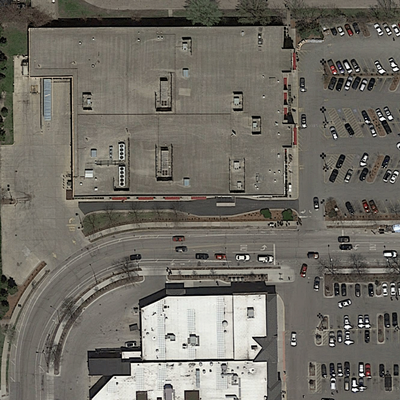
#> input picture training/images/satImage_033.png, 400 x 400 px, found by its file name; its folder holds only this picture in this run
$ jupyter execute --allow-errors Canny.ipynb   (older library calls are emulated)
#> lines starting #> are read from the running program, lines starting #| are printed output that depends on the picture
[cell 1]
import numpy as np
import matplotlib.pyplot as plt
from scipy import ndimage as ndi

from skimage import feature
import subprocess # subprocess.call(['./test.sh'])
import os
from os import listdir
import matplotlib.pyplot as plt
from scipy import ndimage, misc, stats
import numpy as np
from PIL import Image
from tqdm import tqdm
from os.path import isfile, join

def create_dir(dir_path):
    if not os.path.exists(dir_path):
        os.makedirs(dir_path)

CURRENT_DIR = './data/CIL/generate/patches_rotation/images/'
ground_dir  = './data/CIL/generate/patches_rotation/groundtruth/'
directory   = './data/CIL/generate/patches_rotation/'

create_dir(directory+'flattened/edges1/')
create_dir(directory+'flattened/edges2/')

for color in ('red', 'green', 'blue'):
    create_dir(directory+'/'+color+'/edges1/')
    create_dir(directory+'/'+color+'/edges2/')
#> `edges1 = feature.canny(img)`:
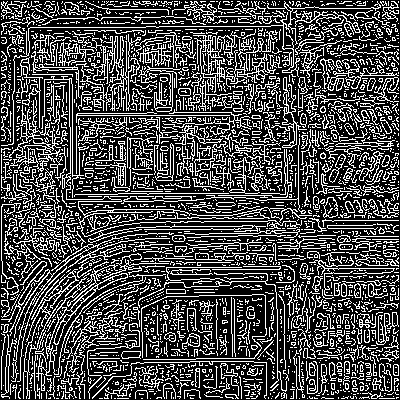
#> edges1: shape (400, 400) bool; 29.3% white in thin lines or dots
#> `edges2 = feature.canny(img, sigma=3)`:
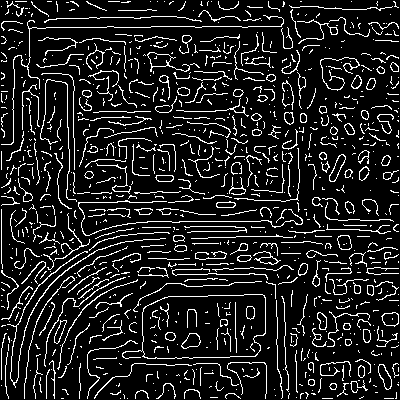
#> edges2: shape (400, 400) bool; 12.3% white in thin lines or dots

#> (the rest of this cell did not finish here and is left out)

$ run again, on training/images/satImage_065.png
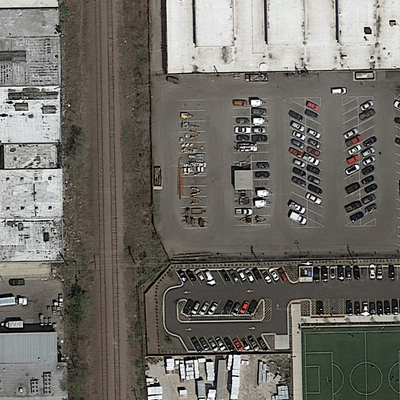
#> input picture training/images/satImage_065.png, 400 x 400 px, found by its file name
#> `edges1 = feature.canny(img)`:
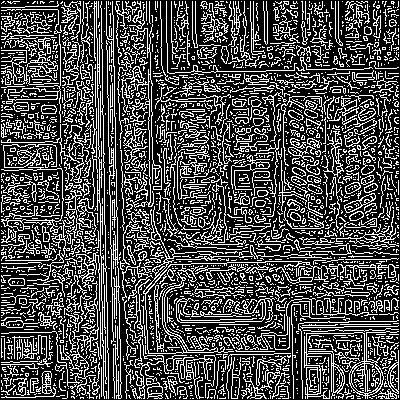
#> edges1: shape (400, 400) bool; 29.6% white in thin lines or dots
#> `edges2 = feature.canny(img, sigma=3)`:
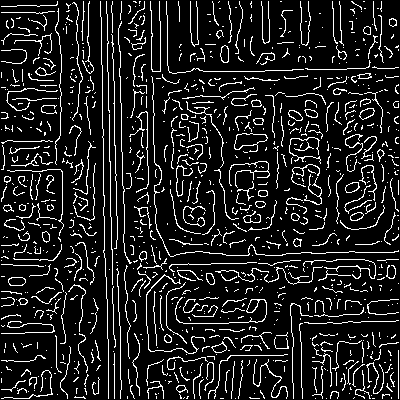
#> edges2: shape (400, 400) bool; 12% white in thin lines or dots

$ run again, on training/images/satImage_070.png
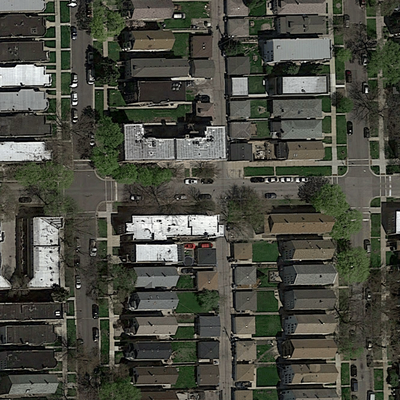
#> input picture training/images/satImage_070.png, 400 x 400 px, found by its file name
#> `edges1 = feature.canny(img)`:
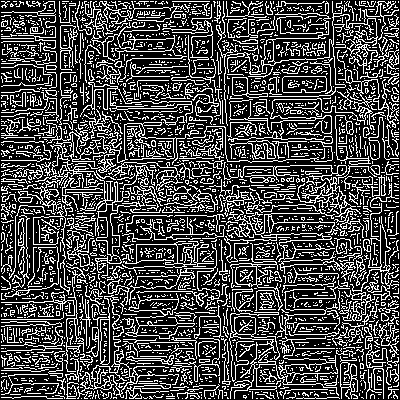
#> edges1: shape (400, 400) bool; 28.3% white in thin lines or dots
#> `edges2 = feature.canny(img, sigma=3)`:
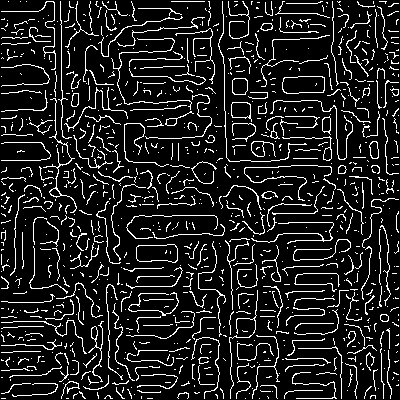
#> edges2: shape (400, 400) bool; 12.1% white in thin lines or dots

$ run again, on training/images/satImage_071.png
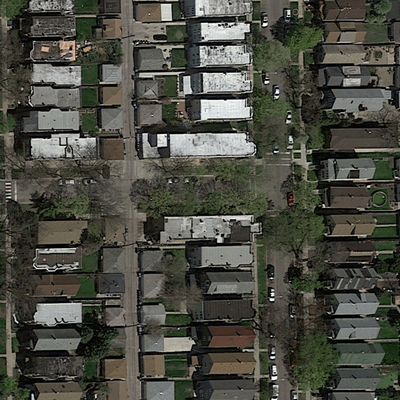
#> input picture training/images/satImage_071.png, 400 x 400 px, found by its file name
#> `edges1 = feature.canny(img)`:
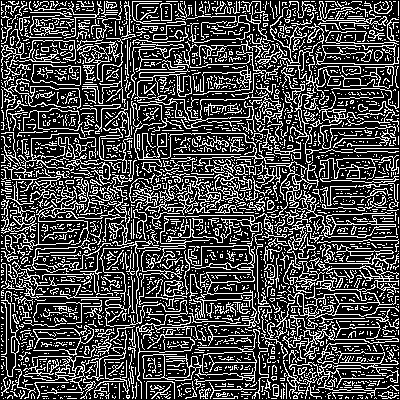
#> edges1: shape (400, 400) bool; 28.4% white in thin lines or dots
#> `edges2 = feature.canny(img, sigma=3)`:
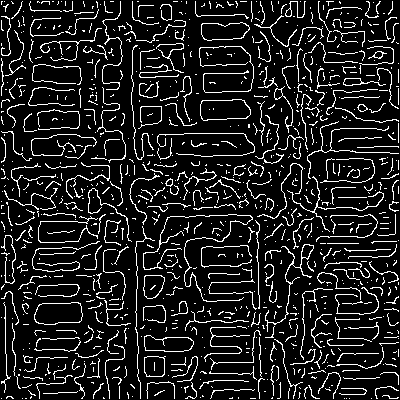
#> edges2: shape (400, 400) bool; 12.1% white in thin lines or dots

$ run again, on training/images/satImage_037.png
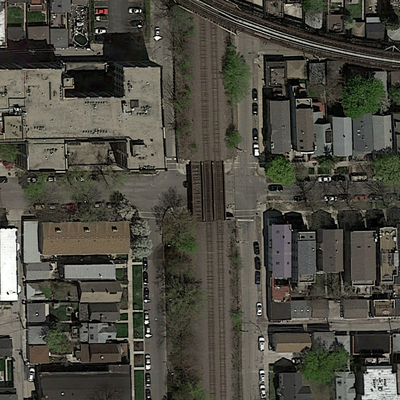
#> input picture training/images/satImage_037.png, 400 x 400 px, found by its file name
#> `edges1 = feature.canny(img)`:
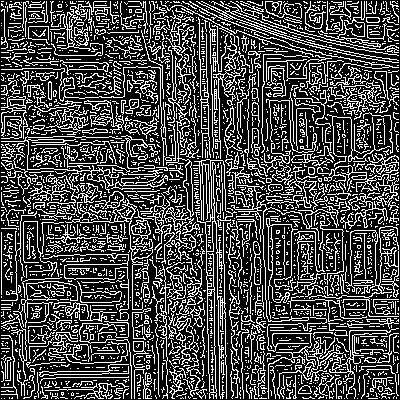
#> edges1: shape (400, 400) bool; 28.7% white in thin lines or dots
#> `edges2 = feature.canny(img, sigma=3)`:
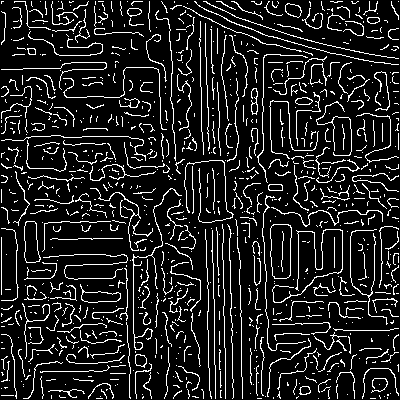
#> edges2: shape (400, 400) bool; 12.4% white in thin lines or dots
